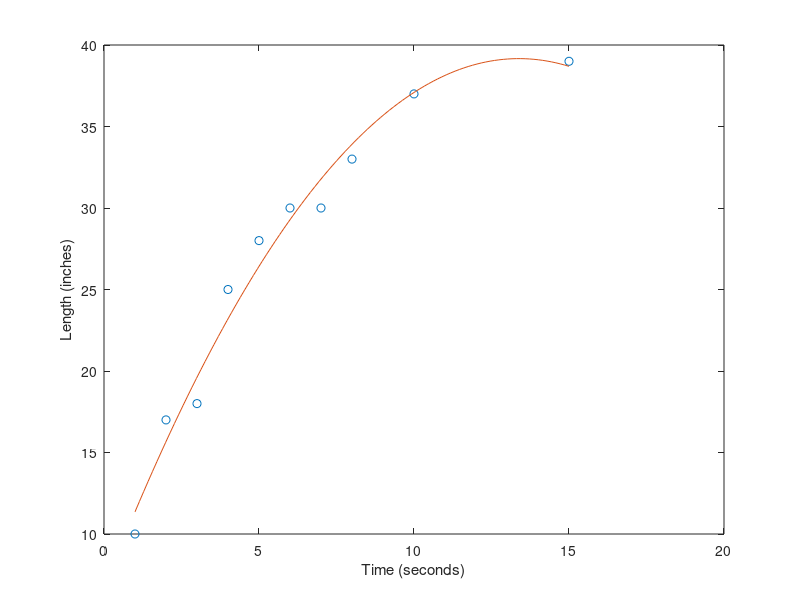

Source code (MATLAB):
%Polynomial Regression Method
clear
clc
close all
% t = x = Time (sec) | L = y = Length (in)
t = [1, 2, 3, 4, 5, 6, 7, 8, 10, 15];
L = [10, 17, 18, 25, 28, 30, 30, 33, 37, 39];
%Polynomial Regression Equation y = a2x^2 + a1x + ao
n = length(t);
%Lines 11-15 are from textbook and didn't work for me
Sumt = sum(t); SumL = sum(L);
Sumt2 = sum(t.^2); Sumt3 = sum(t.^3); Sumt4 = sum(t.^4);
SumtL = sum(t.*L); Sumt2L = sum(t.*t.*L);
A = [n Sumt Sumt2;Sumt Sumt2 Sumt3;Sumt2 Sumt3 Sumt4];
b = [SumL;SumtL;Sumt2L];
polyfit(t,L,2);
a2 = -0.1813;
a1 = 4.8531;
a0 = 6.6877;
fprintf('Equation of Polynomial Regression Function: y = %d*(4.5^2) + %d*4.5 + %d',a2,a1,a0)
disp('Length at 4.5 seconds: ')
Ans = a2*(4.5^2) + a1*4.5 + a0
disp('Length at 8.9 seconds: ')
Ans = a2*(8.9^2) + a1*8.9 + a0
%Plotting Graph
xx = linspace(t(1),t(end));
p = zeros(100,1);
for i = 1:100
    p(i) = a2*xx(i)^2+a1*xx(i)+a0;
end
plot(t,L,'o')
hold on
plot(xx,p)
xlabel('Time (seconds)')
ylabel('Length (inches)')